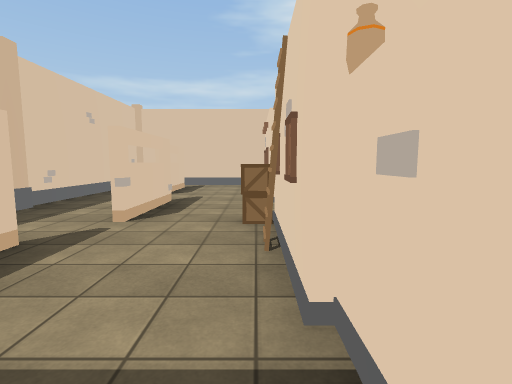
[1] (above)

16 first-person views from a walk through a scene from a Unity 3-D project. The camera is 1.5 m above the floor, tilts 6° down and sees 85° across. The floor is counted in squares, 2 m on a side. Each view is taken from the middle of a square. On the plan, view 1 faces up. The plan holds only what a view shows up to about 10 squares ahead; the rest is blank. The place goes on beyond the plan. Some surface patterns are stand-ins.

[2]
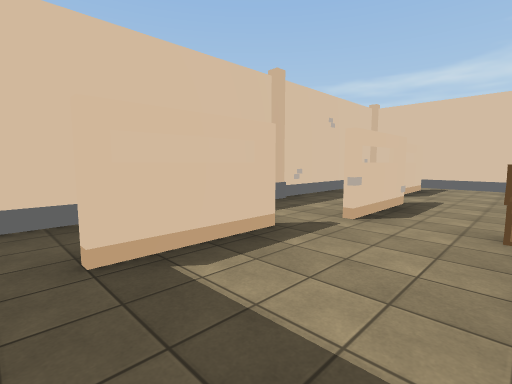

[3]
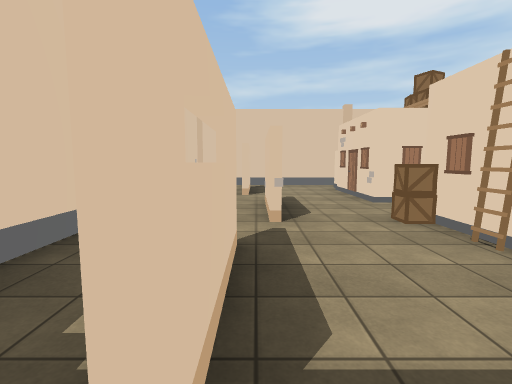

[4]
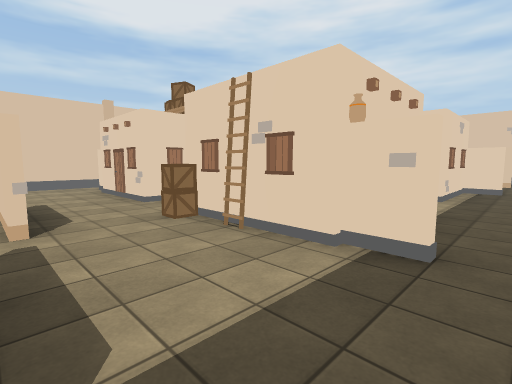

[5]
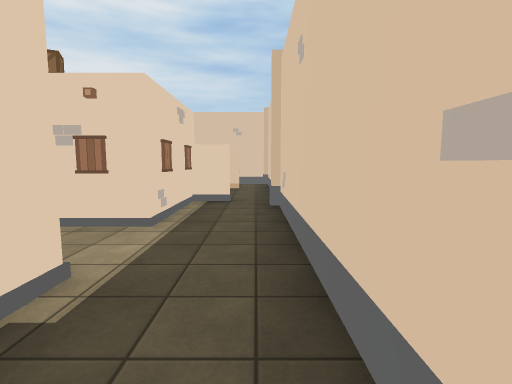

[6]
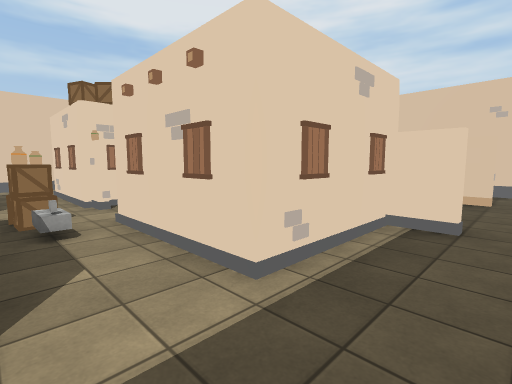

[7]
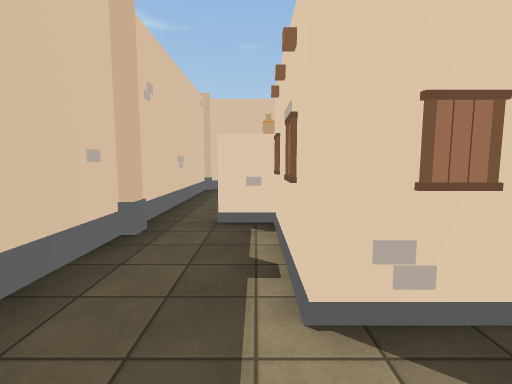

[8]
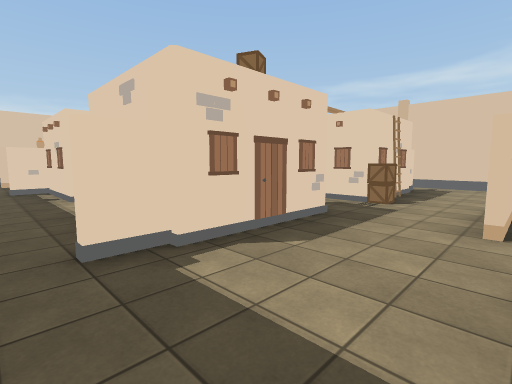

[9]
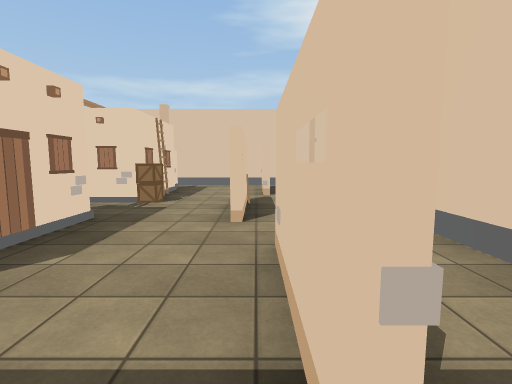

[10]
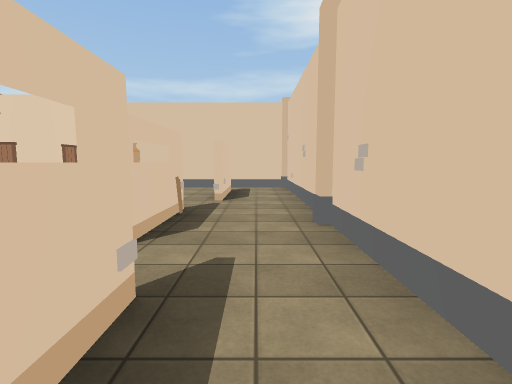

[11]
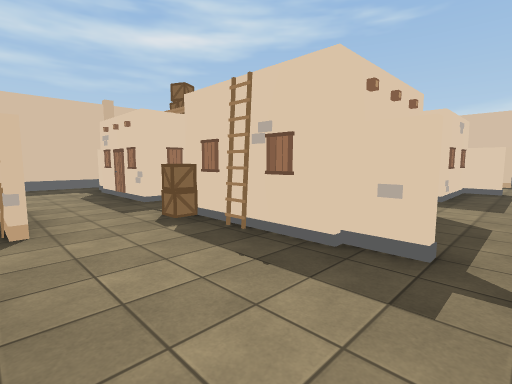

[12]
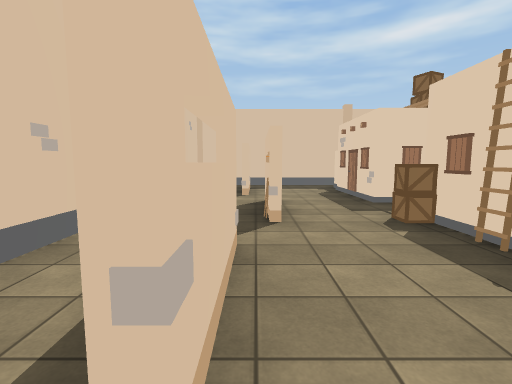

[13]
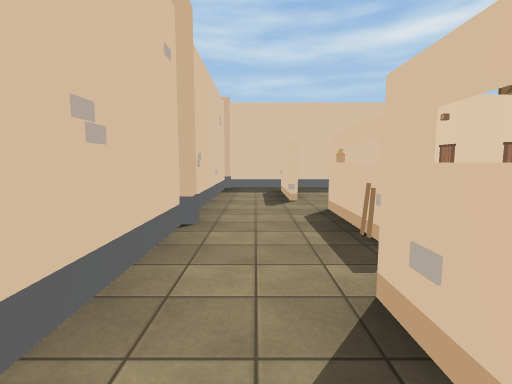

[14]
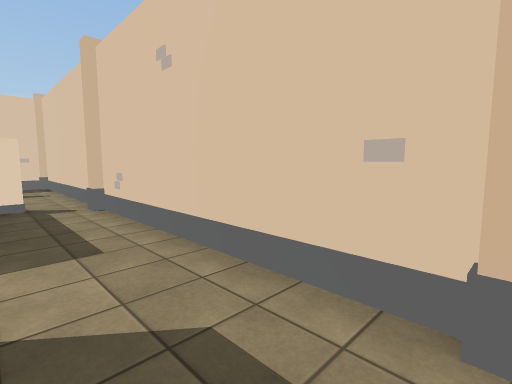

[15]
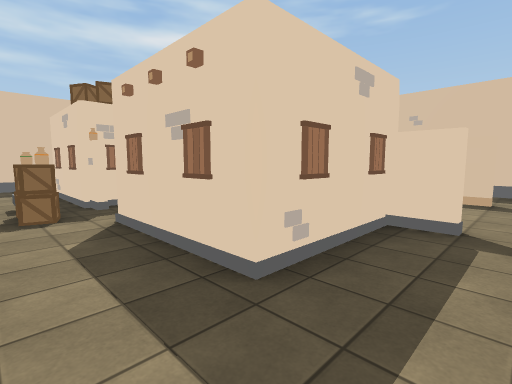

[16]
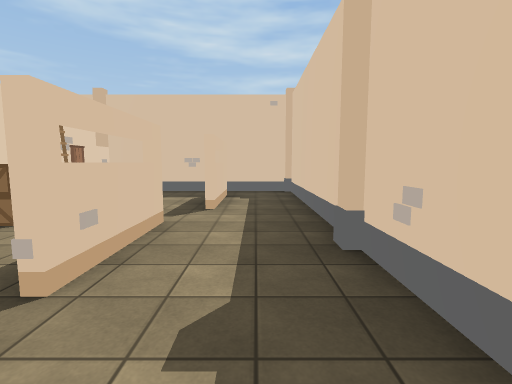

### Floor plan
Key: @ floor where view 1 was taken; # wall or solid block; . floor; / step, stairs or slope; = window, fence, low wall or low ledge; O other object.
Columns run from 4 left of view 1 to 11 right of it. Each row starts with its distance up from view 1.
 10 ################
  9 #.....O........#
  8 #.=./#O//// .=.#
  7 #.=./  /O  #.O.#
  6 #.../  //  #.O.#
  5 #.O.O  OO#/O.O.#
  4 #.O.OO.OO //.O.O
  3 #...#  #/  /...O
  2 #.=..  //  #.O.
  1 #.=..#///O.#.O.
  0 #...@....O.....#
 -1 ################

Where each view was taken, in squares from view 1:
view 1: 0 up, 0 right, facing up
view 2: 0 up, 0 right, facing up-left
view 3: 0 up, 2 left, facing up
view 4: 0 up, 2 left, facing up-right
view 5: 0 up, 1 right, facing right
view 6: 0 up, 3 right, facing up-right
view 7: 1 up, 4 right, facing left
view 8: 0 up, 9 right, facing up-left
view 9: 0 up, 9 right, facing up
view 10: 1 up, 10 right, facing up
view 11: 9 up, 9 right, facing down-left
view 12: 9 up, 9 right, facing down
view 13: 8 up, 10 right, facing down
view 14: 8 up, 6 right, facing up-left
view 15: 9 up, 4 right, facing down-left
view 16: 7 up, 3 left, facing down
